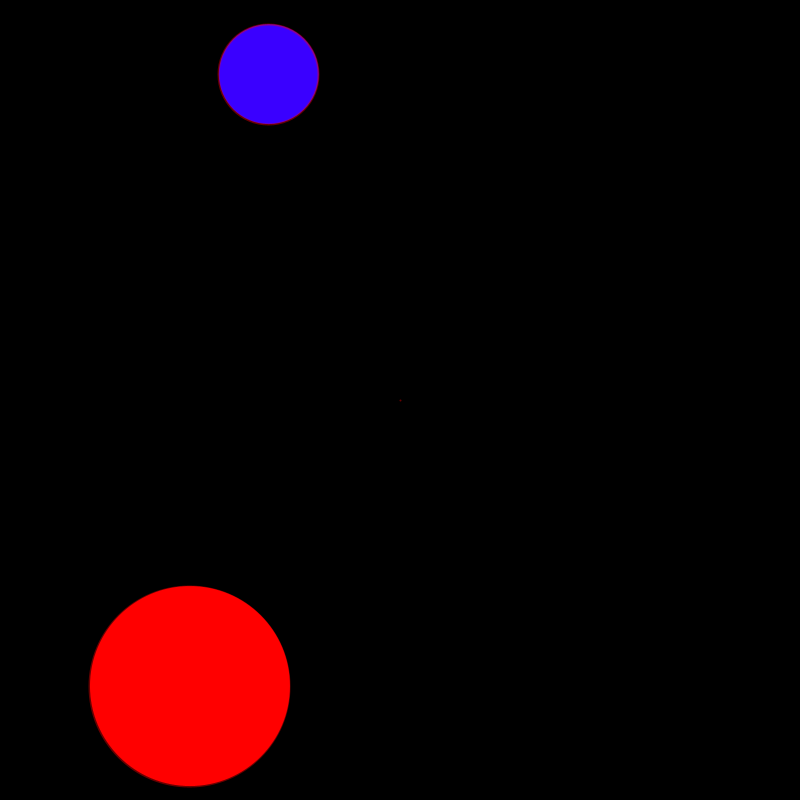
Frame 1 (no input)
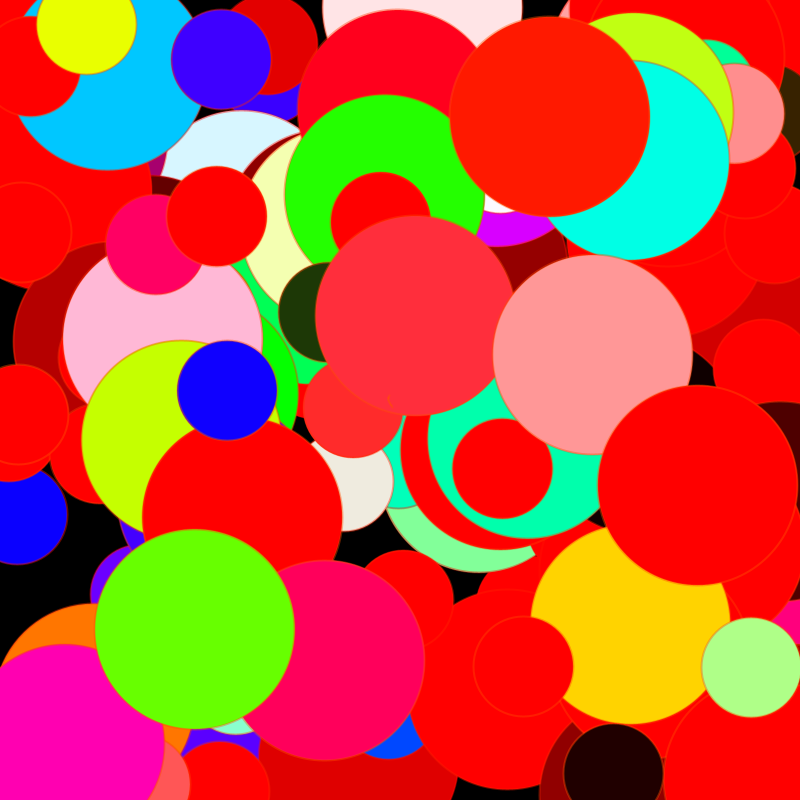
Frame 60 (the mouse pressed at the canvas centre just before this capture)
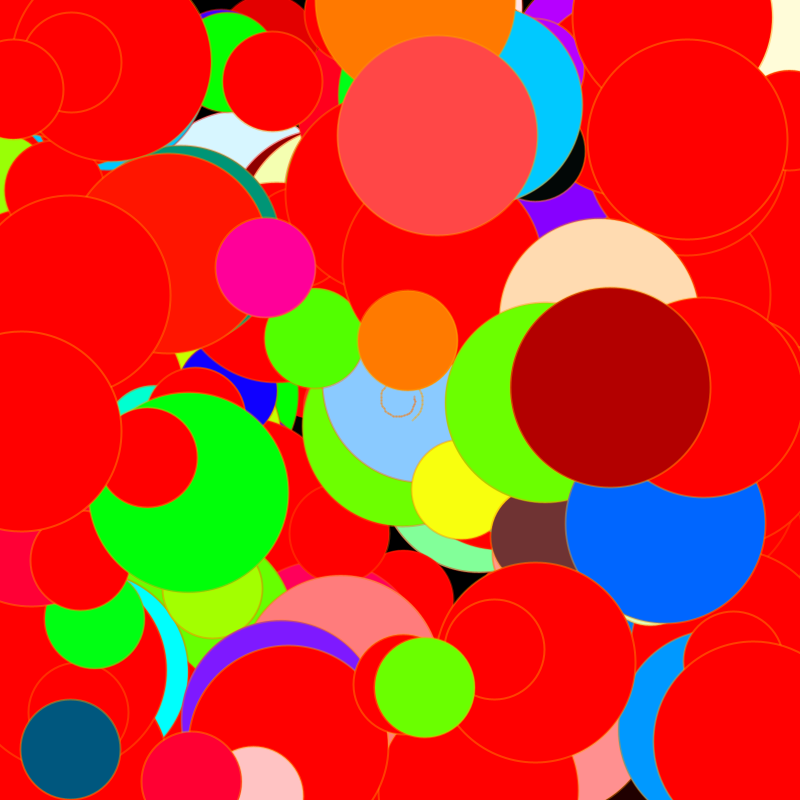
Frame 120 (the mouse held since frame 60 and released just before this capture)

The Processing sketch that drew these frames (run headless with seeded random() and noise(); from frame 60 on, the mouse is pressed at the canvas centre):

// Processing sketch: processing_87417
// ── processing_87417.pde

//float timer = 0.0
 float pic = 1;
float radius = 0.0;
float timer = 0.0;
int thickness = 2;
float center = 0.0;
float prevX = 0.0;
float prevY = 0.0;

 
 
void setup(){
   
 
  size(800,800);
  background(0);
  colorMode(HSB, 360, 100, 100, 100);

center = width / 2.0;
    prevX = center;
    prevY = center;

   
  
}
 
void draw (){
  frameRate(30);
noStroke();
 
 if (timer >= 18.0){
        timer = 0.0;
        radius = 0.0;
        prevX = center;
        prevY = center;
         
        
        thickness++;
    }
     
    
    float spiralOffset = 10.0;
    float x = radius * cos(timer * spiralOffset);
    float y = radius * sin(timer * spiralOffset);
    x += center;
    y += center;
     
    
    strokeWeight(thickness); 
    float timerScalar = 20.0;   
    stroke(timer * timerScalar, 100, 100, 40);
    line(prevX, prevY, x, y);
     
    
    prevX = x;
    prevY = y;
         
     
    timer += 0.0167; 
    radius += 0.2;
 

   
   
    if (pic < 2) {
       
       fill(random(0, 800), random(0, 800), random(0,800));
  ellipse(random(0, 800),random(0, 800),200,200);
  fill(random(0, 800), random(0, 800), random(0,800));
  ellipse(random (0, 800),random (0, 800),100,100);
       
  //random colors
   fill(random(0, 255), random(0, 255), random(0,255));
    }
}
